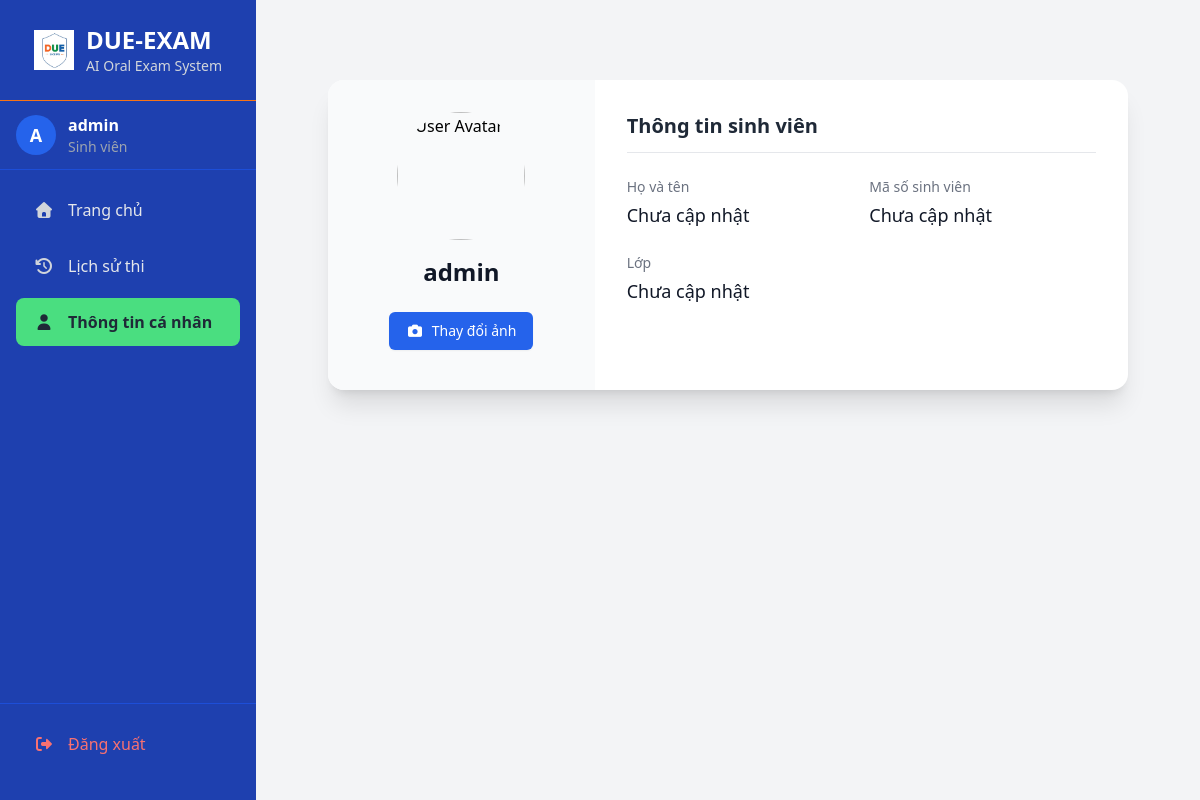
/profile/ (signed in), run on the app's committed database.
### qna/models.py (models this page shows, shortened)
class UserProfile(models.Model):
    user = models.OneToOneField(settings.AUTH_USER_MODEL, on_delete=models.CASCADE)
    is_lecturer = models.BooleanField(default=False)
    subjects_taught = models.ManyToManyField(Subject, blank=True, related_name="lecturers")
    full_name = models.CharField(max_length=150, blank=True, default="")
    class_name = models.CharField(max_length=100, blank=True, default="")
    student_id = models.CharField(max_length=150, blank=True, default="")
    profile_image_blob = models.BinaryField(null=True, blank=True)
    profile_image_mime = models.CharField(max_length=100, blank=True, default="")

### qna/views.py (the view)
# urls.py: path("profile/", views.profile_view, name="profile"),
@login_required
def profile_view(request: HttpRequest) -> HttpResponse:
    try:
        profile = request.user.userprofile
    except UserProfile.DoesNotExist:
        profile = None
    return render(request, 'qna/student/profile.html', {'user': request.user, 'profile': profile})

### qna/templates/qna/student/profile.html (shortened to what this page needs)
{% extends "base.html" %}
 {% load static %}
 {% block content %}
 <div class="max-w-4xl mx-auto py-10 px-4 sm:px-6 lg:px-8">
     <div class="bg-white shadow-xl rounded-2xl overflow-hidden">
         <div class="md:flex">
             <div class="md:flex-shrink-0 p-8 bg-gray-50 flex flex-col items-center justify-center md:w-1/3">
                 <img id="avatar-img" class="h-32 w-32 rounded-full object-cover" src="{{ profile.get_avatar_url }}" alt="User Avatar">
                 <h2 class="mt-4 text-2xl font-bold text-gray-900 text-center">{{ user.get_full_name|default:user.username }}</h2>
                 <label for="avatar-upload" class="mt-6 cursor-pointer inline-flex items-center px-4 py-2 border border-transparent text-sm font-medium rounded-md shadow-sm text-white bg-blue-600 hover:bg-blue-700 focus:outline-none focus:ring-2 focus:ring-offset-2 focus:ring-blue-500">
                     <i class="fas fa-camera mr-2"></i>
                     Thay đổi ảnh
                 </label>
             </div>
             <div class="p-8 md:w-2/3">
                 <h3 class="text-xl font-semibold text-gray-800 border-b pb-3">Thông tin sinh viên</h3>
                 <div class="mt-6 grid grid-cols-1 gap-y-6 gap-x-4 sm:grid-cols-2">
                     <div class="sm:col-span-1">
                         <dt class="text-sm font-medium text-gray-500">Họ và tên</dt>
                         <dd class="mt-1 text-lg text-gray-900">{{ profile.full_name|default:"Chưa cập nhật" }}</dd>
                     </div>
                     <div class="sm:col-span-1">
                         <dt class="text-sm font-medium text-gray-500">Mã số sinh viên</dt>
                         <dd class="mt-1 text-lg text-gray-900">{{ profile.student_id|default:"Chưa cập nhật" }}</dd>
                     </div>
                     <div class="sm:col-span-2">
                         <dt class="text-sm font-medium text-gray-500">Lớp</dt>
                         <dd class="mt-1 text-lg text-gray-900">{{ profile.class_name|default:"Chưa cập nhật" }}</dd>
                     </div>
                 </div>
             </div>
         </div>
     </div>
 </div>
 {% endblock %}

### Templates/base.html (shortened to what this page needs)
{% load static %}
<html lang="vi" class="h-full">
<head>
    <script src="https://cdn.tailwindcss.com"></script>
    <link rel="stylesheet" href="{% static 'css/all.min.css' %}">
</head>
<body class="bg-gray-100 font-sans h-full">
    <div class="flex h-screen overflow-hidden">
        <aside id="sidebar" class="w-64 bg-blue-800 text-gray-200 flex flex-col flex-shrink-0">
            <div class="p-6 flex items-center justify-center border-b border-orange-500">
                <img src="{% static 'images/logo.jpg' %}" alt="Logo" class="w-10 h-10 mr-3">
                <div>
                    <h1 class="text-2xl font-bold text-white">DUE-EXAM</h1>
                    <p class="text-sm text-gray-300">AI Oral Exam System</p>
                </div>
            </div>
            <div class="px-4 py-3 border-b border-blue-700">
                <div class="flex items-center">
                    <div class="w-10 h-10 bg-blue-600 rounded-full flex items-center justify-center text-white font-bold text-lg">
                        {{ user.username|slice:":1"|upper }}
                    </div>
                    <div class="ml-3">
                        <p class="text-white font-semibold">{{ user.userprofile.full_name|default:user.username }}</p>
                        <p class="text-sm text-gray-400">
                            {% if user.userprofile.is_lecturer %}Giảng viên{% else %}Sinh viên{% endif %}
                        </p>
                    </div>
                </div>
            </div>
            <nav class="flex-1 px-4 py-4 space-y-2 overflow-y-auto">
                {% if user.userprofile.is_lecturer %}
                <a href="{% url 'qna:lecturer_dashboard' %}" class="sidebar-link flex items-center px-4 py-3 rounded-lg transition-colors hover:bg-blue-700 {% if request.resolver_match.url_name == 'lecturer_dashboard' %}active{% endif %}">
                    <i class="fas fa-home w-6 text-gray-300"></i>
                    <span class="ml-3">Dashboard</span>
                </a>
                <a href="{% url 'qna:lecturer_questions_screen' %}" class="sidebar-link flex items-center px-4 py-3 rounded-lg transition-colors hover:bg-blue-700 {% if request.resolver_match.url_name == 'lecturer_questions_screen' %}active{% endif %}">
                    <i class="fas fa-question-circle w-6 text-gray-300"></i>
                    <span class="ml-3">Quản lý câu hỏi</span>
                </a>
                <a href="{% url 'qna:lecturer_exam_codes_screen' %}" class="sidebar-link flex items-center px-4 py-3 rounded-lg transition-colors hover:bg-blue-700 {% if request.resolver_match.url_name == 'lecturer_exam_codes_screen' or request.resolver_match.url_name == 'lecturer_generate_codes_screen' %}active{% endif %}">
                    <i class="fas fa-file-alt w-6 text-gray-300"></i>
                    <span class="ml-3">Quản lý đề thi</span>
                </a>
                <div>
                    <button onclick="toggleSubmenu('examSessionMenu')" class="w-full flex items-center justify-between px-4 py-3 rounded-lg transition-colors hover:bg-blue-700 text-left">
                        <div class="flex items-center">
                            <i class="fas fa-calendar-alt w-6 text-gray-300"></i>
                            <span class="ml-3">Ca thi</span>
                        </div>
                        <i class="fas fa-chevron-down text-gray-400 transition-transform" id="examSessionMenuArrow"></i>
                    </button>
                    <div id="examSessionMenu" class="submenu ml-6 space-y-1">
                        <a href="{% url 'qna:lecturer_create_session_screen' %}" class="submenu-link block px-4 py-2 rounded-lg text-sm text-gray-300 hover:text-white hover:bg-blue-700 transition-colors {% if request.resolver_match.url_name == 'lecturer_create_session_screen' %}active{% endif %}">
                            <i class="fas fa-plus-circle w-5 mr-2"></i>Tạo ca thi
                        </a>
                        <a href="{% url 'qna:lecturer_exam_sessions_list' %}" class="submenu-link block px-4 py-2 rounded-lg text-sm text-gray-300 hover:text-white hover:bg-blue-700 transition-colors {% if request.resolver_match.url_name == 'lecturer_exam_sessions_list' %}active{% endif %}">
                            <i class="fas fa-list-alt w-5 mr-2"></i>Danh sách ca thi
                        </a>
                    </div>
                </div>
                <div>
                    <button onclick="toggleSubmenu('resultMenu')" class="w-full flex items-center justify-between px-4 py-3 rounded-lg transition-colors hover:bg-blue-700 text-left">
                        <div class="flex items-center">
                            <i class="fas fa-chart-bar w-6 text-gray-300"></i>
                            <span class="ml-3">Kết quả</span>
                        </div>
                        <i class="fas fa-chevron-down text-gray-400 transition-transform" id="resultMenuArrow"></i>
                    </button>
                    <div id="resultMenu" class="submenu ml-6 space-y-1">
                        <a href="{% url 'qna:lecturer_student_review_screen' %}" class="submenu-link block px-4 py-2 rounded-lg text-sm text-gray-300 hover:text-white hover:bg-blue-700 transition-colors {% if request.resolver_match.url_name == 'lecturer_student_review_screen' %}active{% endif %}">
                            <i class="fas fa-user-graduate w-5 mr-2"></i>Xem bài làm sinh viên
                        </a>
                        <a href="{% url 'qna:lecturer_export_reports_screen' %}" class="submenu-link block px-4 py-2 rounded-lg text-sm text-gray-300 hover:text-white hover:bg-blue-700 transition-colors {% if request.resolver_match.url_name == 'lecturer_export_reports_screen' %}active{% endif %}">
                            <i class="fas fa-file-excel w-5 mr-2"></i>Xuất báo cáo
                        </a>
                    </div>
                </div>
                <a href="{% url 'qna:lecturer_manage_rooms' %}" class="sidebar-link flex items-center px-4 py-3 rounded-lg transition-colors hover:bg-blue-700 {% if request.resolver_match.url_name == 'lecturer_manage_rooms' %}active{% endif %}">
                    <i class="fas fa-door-open w-6 text-gray-300"></i>
                    <span class="ml-3">Quản lý phòng thi</span>
                </a>
                {% else %}
                <a href="{% url 'qna:dashboard' %}" class="sidebar-link flex items-center px-4 py-3 rounded-lg transition-colors hover:bg-blue-700 {% if request.resolver_match.url_name == 'dashboard' %}active{% endif %}">
                    <i class="fas fa-home w-6 text-gray-300"></i>
                    <span class="ml-3">Trang chủ</span>
                </a>
                <a href="{% url 'qna:history' %}" class="sidebar-link flex items-center px-4 py-3 rounded-lg transition-colors hover:bg-blue-700 ">
                    <i class="fas fa-history w-6 text-gray-300"></i>
                    <span class="ml-3">Lịch sử thi</span>
                </a>
                {% endif %}
                {% if user.userprofile.is_lecturer %}
                    <a href="{% url 'qna:lecturer_profile' %}"class="sidebar-link flex items-center px-4 py-3 rounded-lg transition-colors hover:bg-blue-700 {% if request.resolver_match.url_name == 'profile' %}active{% endif %}">
                        <i class="fas fa-user w-6 text-gray-300"></i>
                        <span class="ml-3">Thông tin cá nhân</span>
                    </a>
                {% else %}
                    <a href="{% url 'qna:profile' %}" class="sidebar-link flex items-center px-4 py-3 rounded-lg transition-colors hover:bg-blue-700 {% if request.resolver_match.url_name == 'profile' %}active{% endif %}">
                        <i class="fas fa-user w-6 text-gray-300"></i>
                        <span class="ml-3">Thông tin cá nhân</span>
                    </a>
                {% endif %}
            </nav>
            <div class="p-4 border-t border-blue-700">
                <form method="post" action="{% url 'logout' %}">
                    <button type="submit" class="w-full flex items-center px-4 py-3 rounded-lg transition-colors text-red-400 hover:bg-red-500 hover:text-white">
                        <i class="fas fa-sign-out-alt w-6"></i>
                        <span class="ml-3">Đăng xuất</span>
                    </button>
                </form>
            </div>
        </aside>
        <main class="flex-1 p-6 md:p-10 overflow-y-auto">
            {% block content %}
            {% endblock %}
        </main>
    </div>
</body>
</html>

### Templates/base.html (style rules this page uses)
.sidebar-link.active { background-color: #4ade80; color: #1f2937; font-weight: 600; }
.sidebar-link.active i { color: #1f2937; }
#sidebar { transition: margin-left 0.3s ease-in-out; }

### data on the page
UserProfile: full_name "Chưa cập nhật", student_id "Chưa cập nhật", class_name "Chưa cập nhật"

### other printed values
{{ user.username|slice:":1"|upper }} "A"
{{ user.userprofile.full_name|default:user.username }} "admin"
{{ user.get_full_name|default:user.username }} "admin"
